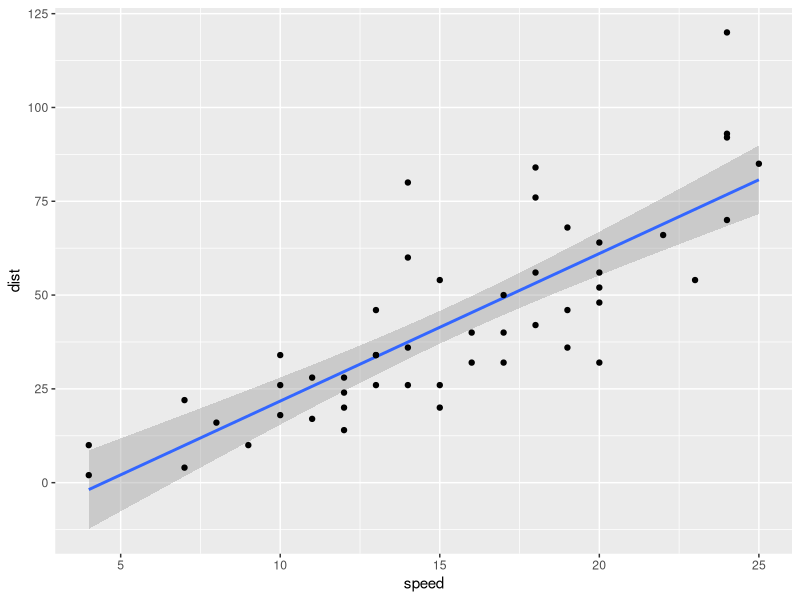

Here is the R script that generated this plot:
# 単回帰分析のsample y= ax + bを求めるようなやつ。(ggplot2を使用)
library(ggplot2)

data(cars)
head(cars)

# 単回帰分析実行
data(cars)
p <-
  ggplot(
    data = cars,
    aes( x = speed, y = dist )
  ) +
  stat_smooth(method = 'lm') +
  geom_point()

print(p)
